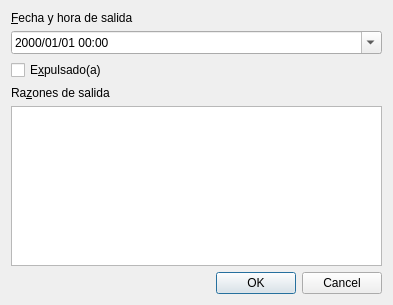
<?xml version="1.0" encoding="UTF-8"?>
<ui version="4.0">
 <class>CUserExitInfo</class>
 <widget class="QDialog" name="CUserExitInfo">
  <property name="geometry">
   <rect>
    <x>0</x>
    <y>0</y>
    <width>393</width>
    <height>305</height>
   </rect>
  </property>
  <property name="windowTitle">
   <string>Dialog</string>
  </property>
  <layout class="QVBoxLayout" name="vloExitInfo">
   <item>
    <widget class="QLabel" name="lblDateTime">
     <property name="text">
      <string>&amp;Fecha y hora de salida</string>
     </property>
     <property name="buddy">
      <cstring>dteExit</cstring>
     </property>
    </widget>
   </item>
   <item>
    <widget class="QDateTimeEdit" name="dteExit">
     <property name="displayFormat">
      <string>yyyy/MM/dd HH:mm</string>
     </property>
     <property name="calendarPopup">
      <bool>true</bool>
     </property>
    </widget>
   </item>
   <item>
    <widget class="QCheckBox" name="ckbEvicted">
     <property name="text">
      <string>E&amp;xpulsado(a)</string>
     </property>
    </widget>
   </item>
   <item>
    <widget class="QLabel" name="lblReasonOut">
     <property name="text">
      <string>Ra&amp;zones de salida</string>
     </property>
     <property name="buddy">
      <cstring>tedReason</cstring>
     </property>
    </widget>
   </item>
   <item>
    <widget class="QTextEdit" name="tedReason"/>
   </item>
   <item>
    <widget class="QDialogButtonBox" name="bbxButtons">
     <property name="orientation">
      <enum>Qt::Orientation::Horizontal</enum>
     </property>
     <property name="standardButtons">
      <set>QDialogButtonBox::StandardButton::Cancel|QDialogButtonBox::StandardButton::Ok</set>
     </property>
    </widget>
   </item>
  </layout>
 </widget>
 <tabstops>
  <tabstop>dteExit</tabstop>
  <tabstop>ckbEvicted</tabstop>
  <tabstop>tedReason</tabstop>
 </tabstops>
 <resources/>
 <connections>
  <connection>
   <sender>bbxButtons</sender>
   <signal>accepted()</signal>
   <receiver>CUserExitInfo</receiver>
   <slot>accept()</slot>
   <hints>
    <hint type="sourcelabel">
     <x>248</x>
     <y>254</y>
    </hint>
    <hint type="destinationlabel">
     <x>157</x>
     <y>274</y>
    </hint>
   </hints>
  </connection>
  <connection>
   <sender>bbxButtons</sender>
   <signal>rejected()</signal>
   <receiver>CUserExitInfo</receiver>
   <slot>reject()</slot>
   <hints>
    <hint type="sourcelabel">
     <x>316</x>
     <y>260</y>
    </hint>
    <hint type="destinationlabel">
     <x>286</x>
     <y>274</y>
    </hint>
   </hints>
  </connection>
 </connections>
</ui>
